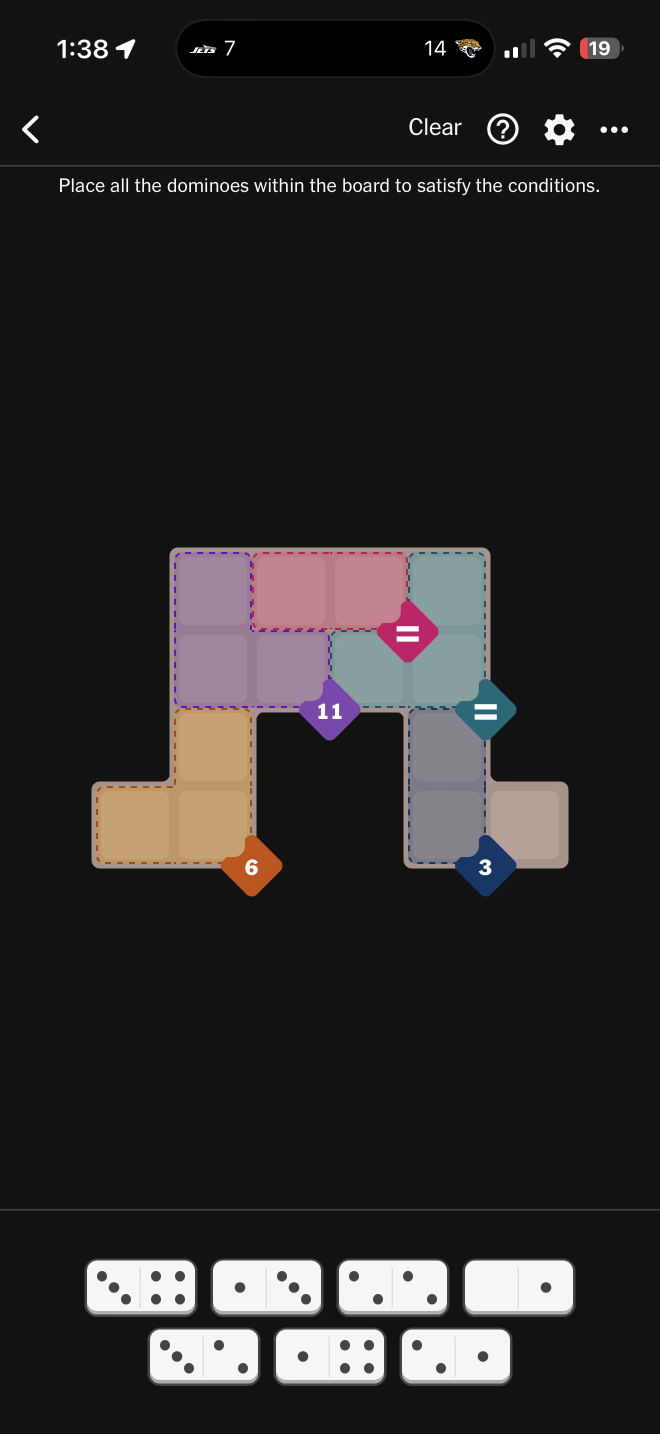
#> input picture IMG_2050.png, 1320 x 2868 px (shown at 1/2 size)
$ python compare_preprocessing.py
#> lines starting #> are read from the running program, lines starting #| are printed output that depends on the picture; after the words box and inside, x2 and y2 are one past the last pixel; in counts of white or black regions, pixels touching at a corner belong together
#> in compare_preprocessing, image is the input picture: shape (2868, 1320, 3); mean B, G, R 40.6, 40.5, 42.9
### preprocess.py
"""
Image preprocessing functions for domino tray images.

This module provides preprocessing functions to improve domino pip detection
accuracy, especially in low-light or poorly balanced photos.
"""

import os
from pathlib import Path

import cv2
import numpy as np


def apply_clahe(
    image: np.ndarray,
    clip_limit: float = 2.0,
    tile_grid_size: tuple = (8, 8)
) -> np.ndarray:
    """
    Apply Contrast Limited Adaptive Histogram Equalization (CLAHE) to enhance
    local contrast in an image.

    CLAHE is applied to the L channel of the LAB color space to improve
    contrast without affecting color balance.

    Args:
        image: Input BGR image (numpy array).
        clip_limit: Threshold for contrast limiting. Higher values give more
            contrast but may amplify noise. Default is 2.0.
        tile_grid_size: Size of grid for histogram equalization. Smaller tiles
            give more local contrast enhancement. Default is (8, 8).

    Returns:
        Enhanced BGR image with improved local contrast.

    Raises:
        ValueError: If image is None or empty.
    """
    if image is None or image.size == 0:
        raise ValueError("Input image is None or empty")

    # Convert BGR to LAB color space
    lab = cv2.cvtColor(image, cv2.COLOR_BGR2LAB)

    # Split into L, A, B channels
    l_channel, a_channel, b_channel = cv2.split(lab)

    # Create CLAHE object and apply to L channel
    clahe = cv2.createCLAHE(clipLimit=clip_limit, tileGridSize=tile_grid_size)
    l_enhanced = clahe.apply(l_channel)

    # Merge channels back
    lab_enhanced = cv2.merge([l_enhanced, a_channel, b_channel])

    # Convert back to BGR
    result = cv2.cvtColor(lab_enhanced, cv2.COLOR_LAB2BGR)

    return result


def normalize_brightness(
    image: np.ndarray,
    target_brightness: float = 128.0
) -> np.ndarray:
    """
    Normalize image brightness to a target mean value.

    Adjusts the overall brightness of an image by scaling the V (value) channel
    in HSV color space to achieve the target mean brightness. Includes clipping
    prevention to avoid oversaturation.

    Args:
        image: Input BGR image (numpy array).
        target_brightness: Target mean brightness value (0-255). Default is 128.0
            which represents a medium brightness level.

    Returns:
        Brightness-normalized BGR image.

    Raises:
        ValueError: If image is None or empty.
        ValueError: If target_brightness is not in range [0, 255].
    """
    if image is None or image.size == 0:
        raise ValueError("Input image is None or empty")

    if not 0 <= target_brightness <= 255:
        raise ValueError("target_brightness must be in range [0, 255]")

    # Convert BGR to HSV color space
    hsv = cv2.cvtColor(image, cv2.COLOR_BGR2HSV)

    # Split into H, S, V channels
    h_channel, s_channel, v_channel = cv2.split(hsv)

    # Calculate current mean brightness from V channel
    current_brightness = np.mean(v_channel)

    # Avoid division by zero for completely black images
    if current_brightness < 1e-6:
        # Return original if image is essentially black
        return image.copy()

    # Calculate scaling factor
    scale_factor = target_brightness / current_brightness

    # Apply scaling to V channel with clipping prevention
    # Convert to float32 for accurate computation
    v_scaled = v_channel.astype(np.float32) * scale_factor

    # Clip to valid range [0, 255] to prevent overflow
    v_scaled = np.clip(v_scaled, 0, 255).astype(np.uint8)

    # Merge channels back
    hsv_normalized = cv2.merge([h_channel, s_channel, v_scaled])

    # Convert back to BGR
    result = cv2.cvtColor(hsv_normalized, cv2.COLOR_HSV2BGR)

    return result


def apply_white_balance(
    image: np.ndarray,
    method: str = "gray_world"
) -> np.ndarray:
    """
    Apply white balance correction to an image.

    Corrects color cast in images by adjusting channel gains. Supports multiple
    white balance algorithms.

    Args:
        image: Input BGR image (numpy array).
        method: White balance algorithm to use. Options:
            - "gray_world": Assumes average scene color should be gray. Scales
              each channel to have the same mean value. Works well for most
              natural scenes with varied colors.
            - "white_patch": Assumes the brightest pixels should be white.
              Scales channels based on the maximum values. Works well when
              there's a known white reference in the image.
            Default is "gray_world".

    Returns:
        Color-corrected BGR image.

    Raises:
        ValueError: If image is None or empty.
        ValueError: If method is not recognized.
    """
    if image is None or image.size == 0:
        raise ValueError("Input image is None or empty")

    valid_methods = ("gray_world", "white_patch")
    if method not in valid_methods:
        raise ValueError(f"method must be one of {valid_methods}, got '{method}'")

    if method == "gray_world":
        return _white_balance_gray_world(image)
    else:  # white_patch
        return _white_balance_white_patch(image)


def _white_balance_gray_world(image: np.ndarray) -> np.ndarray:
    """
    Apply gray-world white balance assumption.

    The gray-world assumption states that the average color of a scene should
    be gray (neutral). This function scales each color channel so their means
    become equal.

    Args:
        image: Input BGR image (numpy array).

    Returns:
        Color-corrected BGR image.
    """
    # Convert to float32 for accurate computation
    img_float = image.astype(np.float32)

    # Calculate mean of each channel
    b_mean = np.mean(img_float[:, :, 0])
    g_mean = np.mean(img_float[:, :, 1])
    r_mean = np.mean(img_float[:, :, 2])

    # Calculate overall mean (target gray value)
    overall_mean = (b_mean + g_mean + r_mean) / 3.0

    # Avoid division by zero
    if b_mean < 1e-6 or g_mean < 1e-6 or r_mean < 1e-6:
        # Return original if any channel is essentially black
        return image.copy()

    # Calculate scaling factors for each channel
    b_scale = overall_mean / b_mean
    g_scale = overall_mean / g_mean
    r_scale = overall_mean / r_mean

    # Apply scaling to each channel
    result = img_float.copy()
    result[:, :, 0] = img_float[:, :, 0] * b_scale
    result[:, :, 1] = img_float[:, :, 1] * g_scale
    result[:, :, 2] = img_float[:, :, 2] * r_scale

    # Clip to valid range and convert back to uint8
    result = np.clip(result, 0, 255).astype(np.uint8)

    return result


# [45 lines left out: function _white_balance_white_patch, not called in this run]


def preprocess_domino_tray(
    image: np.ndarray,
    enable_white_balance: bool = True,
    enable_brightness_normalize: bool = True,
    enable_clahe: bool = True,
    white_balance_method: str = "gray_world",
    target_brightness: float = 128.0,
    clahe_clip_limit: float = 2.0,
    clahe_tile_grid_size: tuple = (8, 8)
) -> tuple:
    """
    Apply full preprocessing pipeline to a domino tray image.

    Chains preprocessing steps in optimal order to improve domino pip detection:
    1. White balance correction (removes color cast)
    2. Brightness normalization (standardizes lighting)
    3. CLAHE contrast enhancement (improves local contrast for pip detection)

    Args:
        image: Input BGR image (numpy array).
        enable_white_balance: Whether to apply white balance correction.
            Default is True.
        enable_brightness_normalize: Whether to apply brightness normalization.
            Default is True.
        enable_clahe: Whether to apply CLAHE contrast enhancement.
            Default is True.
        white_balance_method: Method for white balance ("gray_world" or
            "white_patch"). Default is "gray_world".
        target_brightness: Target mean brightness for normalization (0-255).
            Default is 128.0.
        clahe_clip_limit: CLAHE clip limit for contrast limiting.
            Default is 2.0.
        clahe_tile_grid_size: CLAHE tile grid size for local histogram
            equalization. Default is (8, 8).

    Returns:
        A tuple containing:
            - result: Preprocessed BGR image
            - metrics: Dictionary with preprocessing metrics including:
                - steps_applied: List of preprocessing steps that were applied
                - original_brightness: Mean brightness before preprocessing
                - final_brightness: Mean brightness after preprocessing
                - brightness_change: Difference in brightness
                - original_contrast: Standard deviation of brightness before
                - final_contrast: Standard deviation of brightness after

    Raises:
        ValueError: If image is None or empty.

    Example:
        >>> import cv2
        >>> image = cv2.imread("domino_tray.jpg")
        >>> result, metrics = preprocess_domino_tray(image)
        >>> print(f"Applied steps: {metrics['steps_applied']}")
        >>> print(f"Brightness change: {metrics['brightness_change']:.1f}")
    """
    if image is None or image.size == 0:
        raise ValueError("Input image is None or empty")

    # Initialize result and tracking
    result = image.copy()
    steps_applied = []

    # Calculate original image metrics
    original_gray = cv2.cvtColor(image, cv2.COLOR_BGR2GRAY)
    original_brightness = float(np.mean(original_gray))
    original_contrast = float(np.std(original_gray))

    # Step 1: White balance correction
    if enable_white_balance:
        result = apply_white_balance(result, method=white_balance_method)
        steps_applied.append(f"white_balance ({white_balance_method})")

    # Step 2: Brightness normalization
    if enable_brightness_normalize:
        result = normalize_brightness(result, target_brightness=target_brightness)
        steps_applied.append(f"brightness_normalize (target={target_brightness})")

    # Step 3: CLAHE contrast enhancement
    if enable_clahe:
        result = apply_clahe(
            result,
            clip_limit=clahe_clip_limit,
            tile_grid_size=clahe_tile_grid_size
        )
        steps_applied.append(f"clahe (clip={clahe_clip_limit})")

    # Calculate final image metrics
    final_gray = cv2.cvtColor(result, cv2.COLOR_BGR2GRAY)
    final_brightness = float(np.mean(final_gray))
    final_contrast = float(np.std(final_gray))

    # Build metrics dictionary
    metrics = {
        "steps_applied": steps_applied,
        "original_brightness": original_brightness,
        "final_brightness": final_brightness,
        "brightness_change": final_brightness - original_brightness,
        "original_contrast": original_contrast,
        "final_contrast": final_contrast,
        "contrast_change": final_contrast - original_contrast,
    }

    return result, metrics


# [301 lines left out: functions preprocess_tile, create_histogram_image, save_debug_images, preprocess_domino_tray_debug, not called in this run]

### compare_preprocessing.py
"""
Compare preprocessing effects on domino pip detection.

This script shows side-by-side comparison of images with and without
preprocessing, including pip detection results for each.
"""

import argparse
from pathlib import Path

import cv2
import numpy as np

from preprocess import preprocess_domino_tray
from extract_dominoes import count_pips


def extract_dominoes_with_visualization(
    image: np.ndarray,
    detection_threshold: int = 200
) -> tuple:
    """
    Extract domino tiles from an image, count pips, and create visualization.

    Args:
        image: BGR image containing domino tiles.
        detection_threshold: Grayscale threshold for domino detection.
            Default is 200.

    Returns:
        Tuple of (dominoes_list, annotated_image) where:
            - dominoes_list: List of tuples (left_pips, right_pips)
            - annotated_image: Image with domino detections drawn
    """
#> called with detection_threshold = 200
    gray = cv2.cvtColor(image, cv2.COLOR_BGR2GRAY)
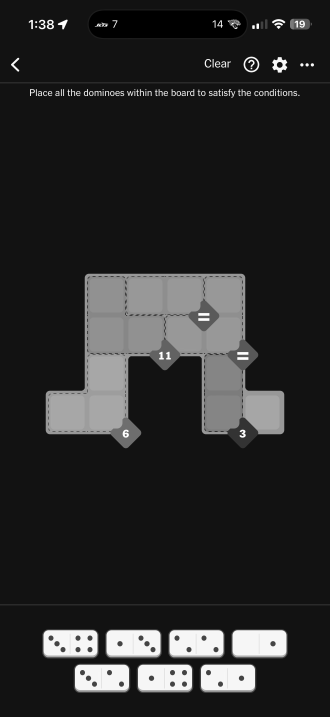
#> gray: shape (2868, 1320) (shown at 1/4 size); min 0, max 255, mean 41.3
    _, th = cv2.threshold(gray, detection_threshold, 255, cv2.THRESH_BINARY_INV)
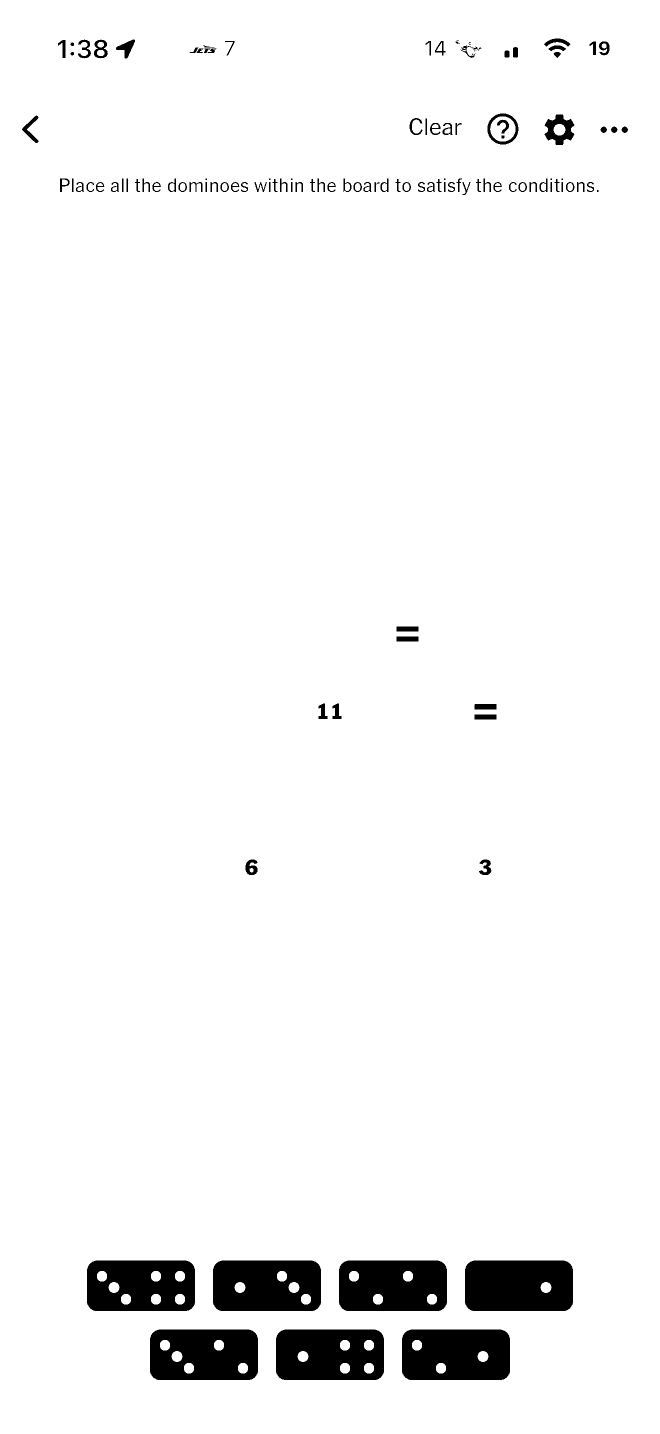
#> th: shape (2868, 1320) (shown at 1/2 size); 95.8% white; 123 black regions (17 under 20 px), largest, box (x1, y1, x2, y2) and area: (930, 2521, 1146, 2622) 21080, (804, 2659, 1020, 2760) 20374, (678, 2521, 894, 2622) 20044

    cnts, _ = cv2.findContours(th, cv2.RETR_EXTERNAL, cv2.CHAIN_APPROX_SIMPLE)
#> cnts = [[[0, 0], [0, 2867], [1319, 2867], [1319, 0]]]

    # Create annotated image copy
    annotated = image.copy()
    dominoes = []

    for c in cnts:
        x, y, w, h = cv2.boundingRect(c)
        if 120 < w < 240 and 50 < h < 100:
            tile = image[y:y+h, x:x+w]

            left = tile[:, :w//2]
            right = tile[:, w//2:]

            left_pips = count_pips(left)
            right_pips = count_pips(right)
            dominoes.append((left_pips, right_pips))

            # Draw bounding box
            cv2.rectangle(annotated, (x, y), (x+w, y+h), (0, 255, 0), 2)

            # Draw center divider
            cv2.line(
                annotated,
                (x + w//2, y),
                (x + w//2, y + h),
                (0, 255, 255),
                1
            )

            # Add pip count labels
            label = f"{left_pips}|{right_pips}"
            cv2.putText(
                annotated,
                label,
                (x + 5, y - 5),
                cv2.FONT_HERSHEY_SIMPLEX,
                0.6,
                (0, 255, 0),
                2
            )
#> this loop made 1 pass
#> (c, x, y, w, h) on pass 1: ([[0, 0], [0, 2867], [1319, 2867], [1319, 0]], 0, 0, 1320, 2868)
#> (the rest of the program and of its run is left out)
